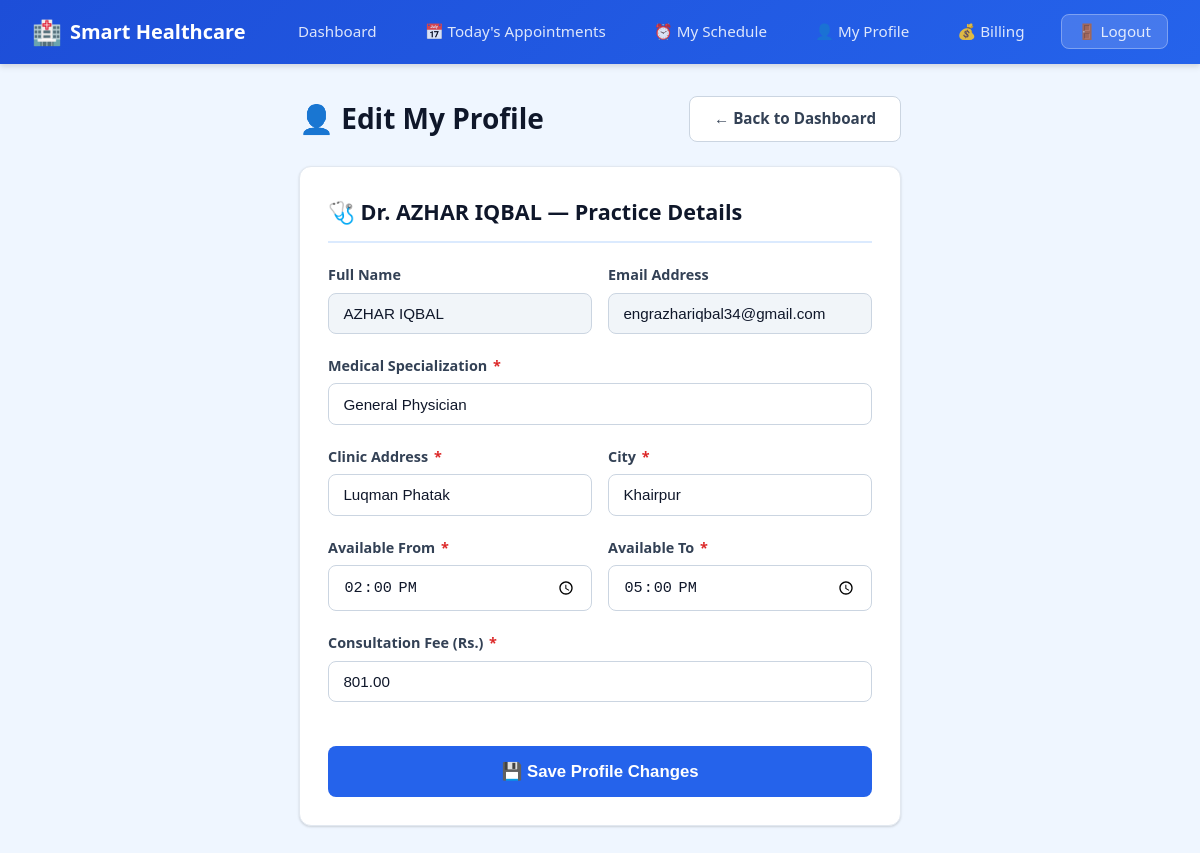
The app's page /healthcare/doctor-profile.php (signed in) with its own data.
### tables this page shows
CREATE TABLE `doctors` (
  `doctor_id` int(11) NOT NULL AUTO_INCREMENT,
  `user_id` int(11) NOT NULL,
  `specialization` varchar(100) NOT NULL,
  `clinic_address` varchar(255) DEFAULT NULL,
  `city` varchar(100) DEFAULT NULL,
  `available_from` time DEFAULT '09:00:00',
  `available_to` time DEFAULT '17:00:00',
  `consultation_fee` decimal(10,2) DEFAULT 500.00,
  PRIMARY KEY (`doctor_id`),
  KEY `user_id` (`user_id`),
  CONSTRAINT `doctors_ibfk_1` FOREIGN KEY (`user_id`) REFERENCES `users` (`user_id`) ON DELETE CASCADE
);

CREATE TABLE `users` (
  `user_id` int(11) NOT NULL AUTO_INCREMENT,
  `full_name` varchar(100) NOT NULL,
  `email` varchar(100) NOT NULL,
  `password` varchar(255) NOT NULL,
  `role` enum('patient','doctor','admin') NOT NULL,
  `phone` varchar(20) NOT NULL,
  `created_at` timestamp NOT NULL DEFAULT current_timestamp(),
  `status` enum('active','suspended') DEFAULT 'active',
  PRIMARY KEY (`user_id`),
  UNIQUE KEY `email` (`email`)
);

### healthcare/doctor-profile.php (the view, shortened to what this page needs)
<?php
require 'db.php';
$user_id = $_SESSION['user_id'];
$stmt = $conn->prepare(
    "SELECT d.doctor_id, d.specialization, d.clinic_address, d.city, d.available_from, d.available_to, d.consultation_fee,
            u.full_name, u.email, u.phone
     FROM doctors d
     JOIN users u ON d.user_id = u.user_id
     WHERE d.user_id = ?"
);
$stmt->bind_param("i", $user_id);
$stmt->execute();
$doctor = $stmt->get_result()->fetch_assoc();
?>
<!DOCTYPE html>
<html lang="en">
<head>
    <link rel="stylesheet" href="style.css">
</head>
<body>
<nav class="navbar">
    <div class="navbar-brand">
        <span class="icon">🏥</span> Smart Healthcare
    </div>
    <ul class="navbar-links">
        <li><a href="dashboard.php">Dashboard</a></li>
        <li><a href="doctor-appointments.php">📅 Today's Appointments</a></li>
        <li><a href="doctor-schedule.php">⏰ My Schedule</a></li>
        <li><a href="doctor-profile.php">👤 My Profile</a></li>
        <li><a href="billing.php">💰 Billing</a></li>
        <li><a href="logout.php" class="btn-logout">🚪 Logout</a></li>
    </ul>
</nav>
<div class="container" style="max-width: 650px;">
    <div class="flex-between mb-3">
        <h1 class="page-title" style="margin-bottom: 0;">👤 Edit My Profile</h1>
        <a href="dashboard.php" class="btn btn-secondary">← Back to Dashboard</a>
    </div>
    <div class="card">
        <div class="card-header">
            🩺 Dr. <?php echo htmlspecialchars($doctor['full_name']); ?> — Practice Details
        </div>
        <form method="POST" action="">
            <div class="form-row">
                <div class="form-group">
                    <label>Full Name</label>
                    <input type="text" value="<?php echo htmlspecialchars($doctor['full_name']); ?>" disabled style="background-color: #f1f5f9;">
                </div>
                <div class="form-group">
                    <label>Email Address</label>
                    <input type="email" value="<?php echo htmlspecialchars($doctor['email']); ?>" disabled style="background-color: #f1f5f9;">
                </div>
            </div>
            <div class="form-group">
                <label for="specialization">Medical Specialization <span class="required">*</span></label>
                <input type="text" id="specialization" name="specialization"
                       value="<?php echo htmlspecialchars($doctor['specialization']); ?>" required
                       placeholder="e.g. Cardiologist, General Physician, Neurologist">
            </div>
            <div class="form-row">
                <div class="form-group" style="flex: 2;">
                    <label for="clinic_address">Clinic Address <span class="required">*</span></label>
                    <input type="text" id="clinic_address" name="clinic_address"
                           value="<?php echo htmlspecialchars($doctor['clinic_address']); ?>" required
                           placeholder="e.g. Suite 402, Medical Complex, Main Boulevard">
                </div>
                <div class="form-group" style="flex: 1;">
                    <label for="city">City <span class="required">*</span></label>
                    <input type="text" id="city" name="city"
                           value="<?php echo htmlspecialchars($doctor['city']); ?>" required
                           placeholder="e.g. Lahore, Karachi, Islamabad">
                </div>
            </div>
            <div class="form-row">
                <div class="form-group">
                    <label for="available_from">Available From <span class="required">*</span></label>
                    <input type="time" id="available_from" name="available_from"
                           value="<?php echo htmlspecialchars(date('H:i', strtotime($doctor['available_from']))); ?>" required>
                </div>
                <div class="form-group">
                    <label for="available_to">Available To <span class="required">*</span></label>
                    <input type="time" id="available_to" name="available_to"
                           value="<?php echo htmlspecialchars(date('H:i', strtotime($doctor['available_to']))); ?>" required>
                </div>
            </div>
            <div class="form-group">
                <label for="consultation_fee">Consultation Fee (Rs.) <span class="required">*</span></label>
                <input type="number" id="consultation_fee" name="consultation_fee" step="50" min="1"
                       value="<?php echo htmlspecialchars($doctor['consultation_fee']); ?>" required
                       placeholder="e.g. 1500">
            </div>
            <button type="submit" class="btn btn-primary btn-block mt-3" style="padding: 0.85rem; font-size: 1.05rem;">
                💾 Save Profile Changes
            </button>
        </form>
    </div>
</div>
</body>
</html>

### records on screen
doctors: user.full_name "AZHAR IQBAL", user.email "engrazhariqbal34@gmail.com", specialization "General Physician", clinic_address "Luqman Phatak", city "Khairpur", available_from "14:00", available_to "17:00", consultation_fee "801.00"
